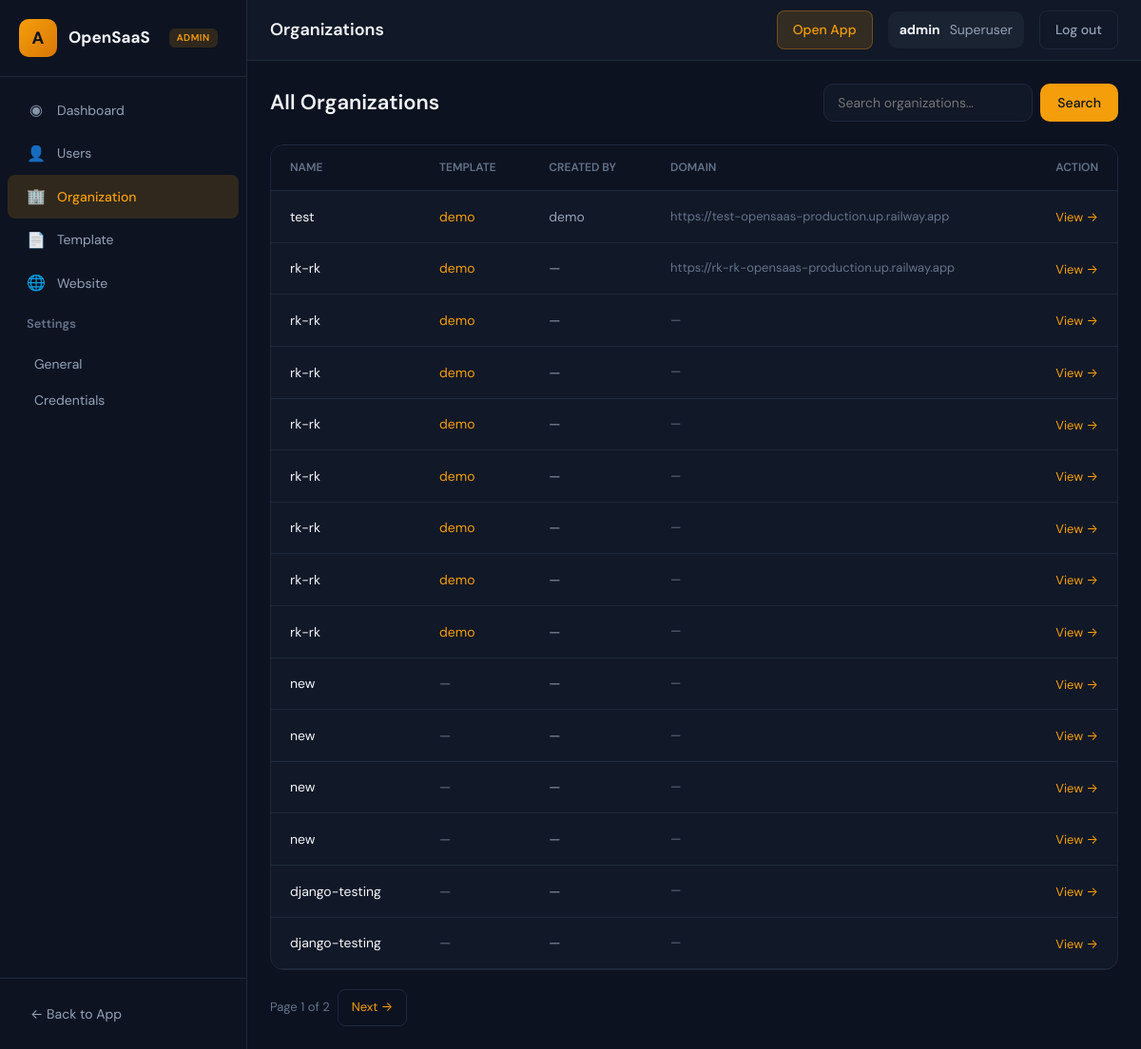
Page /admin_app/organizations/ (signed in) on the committed database.
### organization/models.py (models this page shows, shortened)
class Organization(models.Model):
    name = models.CharField(max_length=100)
    deployment_template_id = models.ForeignKey(DeploymentTemplate, on_delete=models.SET_NULL, null=True, blank=True)
    default_domain = models.CharField(max_length=100, null=True, blank=True)
    project_id = models.ForeignKey(Project, on_delete=models.CASCADE, null=True, blank=True)
    created_by = models.ForeignKey(
        settings.AUTH_USER_MODEL,
        on_delete=models.SET_NULL,
        null=True,
        blank=True,
        related_name='created_organizations',
    )

### admin_app/models.py (models this page shows, shortened)
class DeploymentTemplate(models.Model):
    name = models.CharField(max_length=255)
    description = models.TextField()
    created_at = models.DateTimeField(auto_now_add=True)
    updated_at = models.DateTimeField(auto_now=True)
    published = models.BooleanField(default=False)
    project_id = models.ForeignKey(Project, on_delete=models.CASCADE, null=True, blank=True)
    default_domain = models.CharField(max_length=100, null=True, blank=True)
    workflow_id = models.CharField(max_length=100, null=True, blank=True)

### admin_app/views.py (the view)
# urls.py: path('organizations/', views.AdminOrganizationListView.as_view(), name='admin_organization_list'),
class AdminOrganizationListView(SuperuserRequiredMixin, LoginRequiredMixin, TemplateView):
    template_name = 'admin/organization_list.html'
    def get(self, request, *args, **kwargs):
        qs = Organization.objects.select_related(
            'deployment_template_id', 'created_by', 'project_id'
        ).order_by('-id')
        search = request.GET.get('search', '')
        if search:
            qs = qs.filter(name__icontains=search)
        paginator = Paginator(qs, 15)
        page_obj = paginator.get_page(request.GET.get('page'))
        return render(request, self.template_name, {'page_obj': page_obj, 'search': search})

### admin_app/views.py (called while the page is built)
    def test_func(self):
        return self.request.user.is_authenticated and self.request.user.is_superuser

### templates/admin/organization_list.html (shortened to what this page needs)
{% extends "admin_app/base.html" %}
{% load static %}
{% block navbar_title %}Organizations{% endblock %}
{% block content %}
<div class="admin-page-header" style="display: flex; flex-wrap: wrap; align-items: center; justify-content: space-between; gap: 16px; margin-bottom: 24px;">
    <h1 style="font-size: 22px; font-weight: 600; color: var(--admin-text);">All Organizations</h1>
    <form method="get" action="{% url 'admin_organization_list' %}" style="display: flex; gap: 8px;">
        <input type="text" name="search" value="{{ search }}" placeholder="Search organizations…" style="
            padding: 10px 14px; font-size: 14px; font-family: inherit; color: var(--admin-text); background: var(--admin-surface); border: 1px solid var(--admin-border); border-radius: 10px; width: 220px; outline: none;
        ">
        <button type="submit" style="padding: 10px 18px; font-size: 14px; font-weight: 500; font-family: inherit; color: #0c1220; background: var(--admin-accent); border: none; border-radius: 10px; cursor: pointer;">Search</button>
    </form>
</div>
<div class="admin-table-wrap" style="background: var(--admin-surface); border: 1px solid var(--admin-border); border-radius: 14px; overflow: hidden;">
    <table style="width: 100%; border-collapse: collapse;">
        <thead>
            <tr style="background: var(--admin-sidebar); border-bottom: 1px solid var(--admin-border);">
                <th style="text-align: left; padding: 14px 20px; font-size: 12px; font-weight: 600; color: var(--admin-text-muted); text-transform: uppercase;">Name</th>
                <th style="text-align: left; padding: 14px 20px; font-size: 12px; font-weight: 600; color: var(--admin-text-muted); text-transform: uppercase;">Template</th>
                <th style="text-align: left; padding: 14px 20px; font-size: 12px; font-weight: 600; color: var(--admin-text-muted); text-transform: uppercase;">Created by</th>
                <th style="text-align: left; padding: 14px 20px; font-size: 12px; font-weight: 600; color: var(--admin-text-muted); text-transform: uppercase;">Domain</th>
                <th style="text-align: right; padding: 14px 20px; font-size: 12px; font-weight: 600; color: var(--admin-text-muted); text-transform: uppercase;">Action</th>
            </tr>
        </thead>
        <tbody>
            {% for org in page_obj %}
            <tr style="border-bottom: 1px solid var(--admin-border);">
                <td style="padding: 14px 20px; font-size: 14px; color: var(--admin-text);">{{ org.name }}</td>
                <td style="padding: 14px 20px; font-size: 14px;">
                    {% if org.deployment_template_id %}
                    <a href="{% url 'admin_template_detail' org.deployment_template_id.pk %}" style="color: var(--admin-accent); text-decoration: none;">{{ org.deployment_template_id.name }}</a>
                    {% else %}
                    <span style="color: var(--admin-text-muted);">—</span>
                    {% endif %}
                </td>
                <td style="padding: 14px 20px; font-size: 14px; color: var(--admin-text-secondary);">
                    {% if org.created_by %}
                    <a href="{% url 'admin_user_detail' org.created_by_id %}" style="color: var(--admin-text-secondary); text-decoration: none;">{{ org.created_by.username }}</a>
                    {% else %}—{% endif %}
                </td>
                <td style="padding: 14px 20px; font-size: 13px; color: var(--admin-text-muted);">{{ org.default_domain|default:"—" }}</td>
                <td style="padding: 14px 20px; text-align: right;">
                    <a href="{% url 'admin_organization_detail' org.pk %}" style="font-size: 13px; color: var(--admin-accent); text-decoration: none;">View →</a>
                </td>
            </tr>
            {% empty %}
            <tr>
                <td colspan="5" style="padding: 32px 20px; text-align: center; color: var(--admin-text-muted);">No organizations found.</td>
            </tr>
            {% endfor %}
        </tbody>
    </table>
</div>
{% if page_obj.has_other_pages %}
<div class="admin-pagination" style="margin-top: 20px; display: flex; align-items: center; gap: 8px; flex-wrap: wrap;">
    <span style="font-size: 13px; color: var(--admin-text-muted);">Page {{ page_obj.number }} of {{ page_obj.paginator.num_pages }}</span>
    {% if page_obj.has_next %}
    <a href="?page={{ page_obj.next_page_number }}{% if search %}&search={{ search }}{% endif %}" style="padding: 8px 14px; font-size: 13px; color: var(--admin-accent); text-decoration: none; border: 1px solid var(--admin-border); border-radius: 8px;">Next →</a>
    {% endif %}
</div>
{% endif %}
{% endblock %}

### templates/admin_app/base.html (shortened to what this page needs)
{% load static %}
<!DOCTYPE html>
<html lang="en">
<head>
</head>
<body>
    <aside class="admin-sidebar">
        <div class="sidebar-header">
            <a href="{% url 'admin_dashboard' %}" class="sidebar-brand">
                <span class="sidebar-logo">A</span>
                <span class="sidebar-brand-text">OpenSaaS</span>
                <span class="sidebar-badge">Admin</span>
            </a>
        </div>
        <nav class="sidebar-nav">
            <a href="{% url 'admin_dashboard' %}" class="menu-item {% if request.resolver_match.url_name == 'admin_dashboard' %}active{% endif %}">
                <span class="menu-item-icon">◉</span>
                <span>Dashboard</span>
            </a>
            <a href="{% url 'admin_users' %}" class="menu-item {% if request.resolver_match.url_name == 'admin_users' or request.resolver_match.url_name == 'admin_user_detail' %}active{% endif %}">
                <span class="menu-item-icon">👤</span>
                <span>Users</span>
            </a>
            <a href="{% url 'admin_organization_list' %}" class="menu-item {% if request.resolver_match.url_name == 'admin_organization_list' or request.resolver_match.url_name == 'admin_organization_detail' %}active{% endif %}">
                <span class="menu-item-icon">🏢</span>
                <span>Organization</span>
            </a>
            <a href="{% url 'admin_template_list' %}" class="menu-item ">
                <span class="menu-item-icon">📄</span>
                <span>Template</span>
            </a>
            <a href="{% url 'admin_website_list' %}" class="menu-item ">
                <span class="menu-item-icon">🌐</span>
                <span>Website</span>
            </a>
            <div class="menu-group">
                <div class="menu-group-title">Settings</div>
                <div class="menu-group-content">
                    <a href="{% url 'admin_settings_general' %}" class="menu-group-item {% if request.resolver_match.url_name == 'admin_settings_general' %}active{% endif %}">General</a>
                    <a href="{% url 'admin_credentials' %}" class="menu-group-item {% if request.resolver_match.url_name == 'admin_credentials' %}active{% endif %}">Credentials</a>
                </div>
            </div>
        </nav>
        <div class="sidebar-footer">
            <a href="{% url 'list_organization' %}">← Back to App</a>
        </div>
    </aside>
    <main class="admin-main">
        <header class="admin-navbar">
            <div class="admin-navbar-left">
                <span class="admin-navbar-title">{% block navbar_title %}Admin Dashboard{% endblock %}</span>
            </div>
            <div class="admin-navbar-right">
                <a href="{% url 'list_organization' %}" class="btn-app">Open App</a>
                <div class="admin-user">
                    <strong>{{ request.user.get_username }}</strong>
                    <span>Superuser</span>
                </div>
                <a href="{% url 'superuser_logout' %}" class="btn-out">Log out</a>
            </div>
        </header>
        <div class="admin-content">
            {% block content %}{% endblock %}
        </div>
    </main>
</body>
</html>

### templates/admin_app/base.html (style rules this page uses)
* { margin: 0; padding: 0; box-sizing: border-box; }
:root { --admin-bg: #0c1220; --admin-surface: #111827; --admin-surface-hover: #1a2332; --admin-sidebar: #0d1321; --admin-border: #1e293b; --admin-accent: #f59e0b; --admin-accent-hover: #fbbf24; --admin-accent-muted: rgba(245, 158, 11, 0.15); --admin-text: #f1f5f9; --admin-text-secondary: #94a3b8; --admin-text-muted: #64748b; --admin-danger: #ef4444; --sidebar-width: 260px; }
body { font-family: 'DM Sans', -apple-system, BlinkMacSystemFont, sans-serif; background: var(--admin-bg); color: var(--admin-text); line-height: 1.6; min-height: 100vh; display: flex; }
.admin-sidebar { width: var(--sidebar-width); min-height: 100vh; background: var(--admin-sidebar); border-right: 1px solid var(--admin-border); display: flex; flex-direction: column; flex-shrink: 0; }
.sidebar-header { padding: 20px; border-bottom: 1px solid var(--admin-border); }
.sidebar-brand { display: flex; align-items: center; gap: 12px; text-decoration: none; color: inherit; }
.sidebar-logo { width: 40px; height: 40px; background: linear-gradient(135deg, var(--admin-accent), #d97706); border-radius: 10px; display: flex; align-items: center; justify-content: center; font-weight: 700; font-size: 18px; color: #0c1220; }
.sidebar-brand-text { font-weight: 700; font-size: 17px; color: var(--admin-text); }
.sidebar-badge { display: inline-block; margin-left: 8px; padding: 2px 8px; background: var(--admin-accent-muted); color: var(--admin-accent); font-size: 10px; font-weight: 600; text-transform: uppercase; letter-spacing: 0.05em; border-radius: 6px; }
.sidebar-nav { flex: 1; padding: 12px 0; overflow-y: auto; }
.menu-item { display: flex; align-items: center; gap: 12px; padding: 10px 20px; font-size: 14px; color: var(--admin-text-secondary); text-decoration: none; border-radius: 0; margin: 0 8px; border-radius: 8px; transition: background 0.2s, color 0.2s; }
.menu-item.active { background: var(--admin-accent-muted); color: var(--admin-accent); font-weight: 500; }
.menu-item-icon { width: 20px; text-align: center; font-size: 16px; opacity: 0.9; }
.menu-group { margin-bottom: 4px; }
.menu-group-title { padding: 10px 20px; font-size: 13px; font-weight: 600; color: var(--admin-text-muted); margin: 0 8px; border-radius: 8px; }
.menu-group-content { padding: 2px 8px 8px 20px; }
.menu-group-item { display: block; padding: 8px 16px; font-size: 14px; color: var(--admin-text-secondary); text-decoration: none; border-radius: 8px; transition: background 0.2s, color 0.2s; }
.sidebar-footer { padding: 16px 20px; border-top: 1px solid var(--admin-border); }
.sidebar-footer a { display: flex; align-items: center; gap: 10px; padding: 10px 12px; color: var(--admin-text-secondary); text-decoration: none; font-size: 14px; border-radius: 8px; transition: background 0.2s, color 0.2s; }
.admin-main { flex: 1; display: flex; flex-direction: column; min-width: 0; }
.admin-navbar { height: 64px; background: var(--admin-surface); border-bottom: 1px solid var(--admin-border); display: flex; align-items: center; justify-content: space-between; padding: 0 24px; flex-shrink: 0; }
.admin-navbar-left { display: flex; align-items: center; gap: 16px; }
.admin-navbar-title { font-size: 18px; font-weight: 600; color: var(--admin-text); }
.admin-navbar-right { display: flex; align-items: center; gap: 16px; }
.admin-user { display: flex; align-items: center; gap: 10px; padding: 8px 12px; background: var(--admin-surface-hover); border-radius: 10px; font-size: 14px; color: var(--admin-text-secondary); }
.admin-user strong { color: var(--admin-text); }
.admin-navbar .btn-out { padding: 8px 16px; font-size: 14px; font-weight: 500; color: var(--admin-text-secondary); background: transparent; border: 1px solid var(--admin-border); border-radius: 8px; text-decoration: none; cursor: pointer; transition: all 0.2s; font-family: inherit; }
.admin-navbar .btn-app { padding: 8px 16px; font-size: 14px; font-weight: 500; color: var(--admin-accent); background: var(--admin-accent-muted); border: 1px solid rgba(245, 158, 11, 0.3); border-radius: 8px; text-decoration: none; transition: all 0.2s; }
.admin-content { flex: 1; padding: 24px; overflow-y: auto; }

### rows in the picture
Organization: name "test", deployment_template_id.name "demo", created_by.username "demo", default_domain "https://test-opensaas-production.up.railway.app"
Organization: name "rk-rk", deployment_template_id.name "demo", default_domain "https://rk-rk-opensaas-production.up.railway.app"
Organization: name "rk-rk", deployment_template_id.name "demo", default_domain "—"
Organization: name "rk-rk", deployment_template_id.name "demo", default_domain "—"
Organization: name "rk-rk", deployment_template_id.name "demo", default_domain "—"
Organization: name "rk-rk", deployment_template_id.name "demo", default_domain "—"
Organization: name "rk-rk", deployment_template_id.name "demo", default_domain "—"
Organization: name "rk-rk", deployment_template_id.name "demo", default_domain "—"
Organization: name "rk-rk", deployment_template_id.name "demo", default_domain "—"
Organization: name "new", default_domain "—"
Organization: name "new", default_domain "—"
Organization: name "new", default_domain "—"
Organization: name "new", default_domain "—"
Organization: name "django-testing", default_domain "—"
Organization: name "django-testing", default_domain "—"

### other values in the picture
{{ request.user.get_username }} "admin"
{{ page_obj.number }} "1"
{{ page_obj.paginator.num_pages }} "2"
